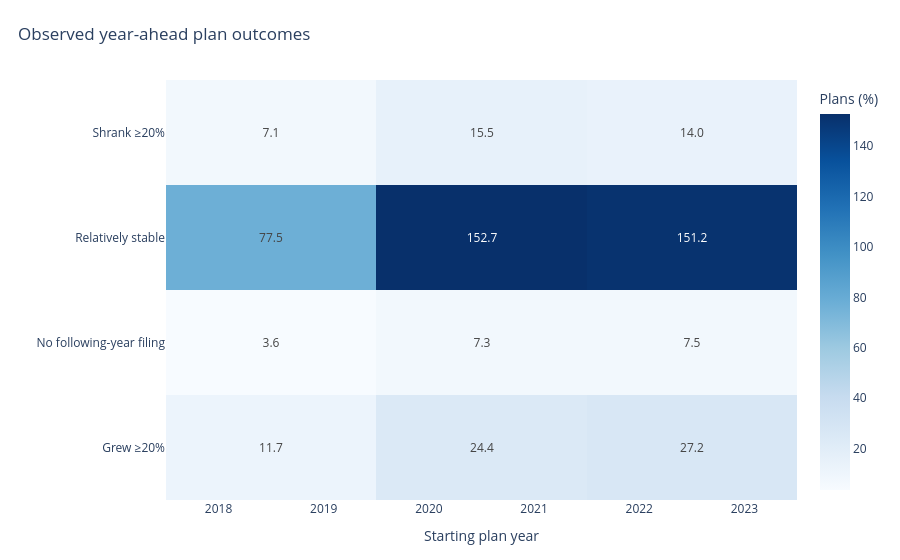

This figure's notebook cell:
### Markdown cell above
# 2. Can we predict which plans are likely to terminate, merge, or shrink the following year? (Possible ML question)

### Code cell
plans = (
    F_5500[
        [
            "SPONS_DFE_EIN",
            "SPONS_DFE_PN",
            "FORM_YEAR",
            "TOT_PARTCP_BOY_CNT",
            "TOT_ACTIVE_PARTCP_CNT",
        ]
    ]
    .copy()
)

plans["year"] = pd.to_numeric(plans["FORM_YEAR"], errors="coerce")
plans["participants"] = pd.to_numeric(
    plans["TOT_PARTCP_BOY_CNT"], errors="coerce"
)
plans["active_participants"] = pd.to_numeric(
    plans["TOT_ACTIVE_PARTCP_CNT"], errors="coerce"
)

plans = plans.dropna(
    subset=["SPONS_DFE_EIN", "SPONS_DFE_PN", "year"]
)

plans["plan_id"] = (
    plans["SPONS_DFE_EIN"].astype(str).str.strip()
    + "_"
    + plans["SPONS_DFE_PN"].astype(str).str.strip()
)

# Match each plan to the following year's filing
prior = plans.rename(
    columns={
        "year": "prior_year",
        "participants": "prior_participants",
        "active_participants": "prior_active",
    }
)

future = plans.rename(
    columns={
        "year": "next_year",
        "participants": "next_participants",
        "active_participants": "next_active",
    }
)

transitions = prior.merge(
    future[
        [
            "plan_id",
            "next_year",
            "next_participants",
            "next_active",
        ]
    ],
    on="plan_id",
    how="left",
)

transitions = transitions[
    transitions["next_year"].eq(transitions["prior_year"] + 1)
].copy()

# Classify what happened to the plan
transitions["participant_change_pct"] = np.where(
    transitions["prior_participants"] > 0,
    (
        transitions["next_participants"]
        - transitions["prior_participants"]
    )
    / transitions["prior_participants"]
    * 100,
    np.nan,
)

transitions["outcome"] = np.select(
    [
        transitions["next_participants"].isna(),
        transitions["participant_change_pct"] <= -20,
        transitions["participant_change_pct"] >= 20,
    ],
    [
        "No following-year filing",
        "Shrank ≥20%",
        "Grew ≥20%",
    ],
    default="Relatively stable",
)

q2 = (
    transitions
    .groupby(["prior_year", "outcome"], as_index=False)
    .size()
    .rename(columns={"size": "plans"})
)

q2["share"] = (
    q2["plans"]
    / q2.groupby("prior_year")["plans"].transform("sum")
    * 100
)

# Keep the most recent complete transition years
q2 = q2[q2["prior_year"] <= 2023]

fig = px.density_heatmap(
    q2,
    x="prior_year",
    y="outcome",
    z="share",
    text_auto=".1f",
    title="Observed year-ahead plan outcomes",
    labels={
        "prior_year": "Starting plan year",
        "outcome": "",
        "share": "Share of plans (%)",
    },
    color_continuous_scale="Blues",
)

fig.update_layout(
    template="plotly_white",
    title_x=0.02,
    margin=dict(l=80, r=30, t=80, b=60),
    coloraxis_colorbar=dict(title="Plans (%)"),
)

fig.update_traces(
    hovertemplate=(
        "Starting year: %{x}<br>"
        "Outcome: %{y}<br>"
        "Share: %{z:.1f}%<extra></extra>"
    )
)

fig.show()
fig.write_image(ANALYSIS_PATH / "02-plan-outcomes.png", scale = 2)

### Figure 1 — Plotly figure (JSON) as saved in the notebook; plotly's stock layout.template omitted (floating-point values rounded to 4 significant figures)
{"data": [{"coloraxis": "coloraxis", "histfunc": "sum", "hovertemplate": "Starting year: %{x}<br>Outcome: %{y}<br>Share: %{z:.1f}%<extra></extra>", "name": "", "texttemplate": "%{z:.1f}", "type": "histogram2d", "x": [2019, 2019, 2019, 2019, 2020, 2020, 2020, 2020, 2021, 2021, 2021, 2021, 2022, 2022, 2022, 2022, 2023, 2023, 2023, 2023], "xaxis": "x", "xbingroup": "x", "y": ["Grew ≥20%", "No following-year filing", "Relatively stable", "Shrank ≥20%", "Grew ≥20%", "No following-year filing", "Relatively stable", "Shrank ≥20%", "Grew ≥20%", "No following-year filing", "Relatively stable", "Shrank ≥20%", "Grew ≥20%", "No following-year filing", "Relatively stable", "Shrank ≥20%", "Grew ≥20%", "No following-year filing", "Relatively stable", "Shrank ≥20%"], "yaxis": "y", "ybingroup": "y", "z": [11.73, 3.628, 77.5, 7.139, 11.0, 3.718, 76.75, 8.534, 13.43, 3.609, 75.95, 7.011, 14.83, 3.708, 74.68, 6.789, 12.42, 3.813, 76.56, 7.21]}], "layout": {"coloraxis": {"autocolorscale": false, "colorbar": {"title": {"text": "Plans (%)"}}, "colorscale": [[0, "rgb(247,251,255)"], [0.125, "rgb(222,235,247)"], [0.25, "rgb(198,219,239)"], [0.375, "rgb(158,202,225)"], [0.5, "rgb(107,174,214)"], [0.625, "rgb(66,146,198)"], [0.75, "rgb(33,113,181)"], [0.875, "rgb(8,81,156)"], [1, "rgb(8,48,107)"]]}, "legend": {"tracegroupgap": 0}, "margin": {"b": 60, "l": 80, "r": 30, "t": 80}, "title": {"text": "Observed year-ahead plan outcomes", "x": 0.02}, "xaxis": {"anchor": "y", "domain": [0, 1], "title": {"text": "Starting plan year"}}, "yaxis": {"anchor": "x", "domain": [0, 1], "title": {"text": ""}}}}
